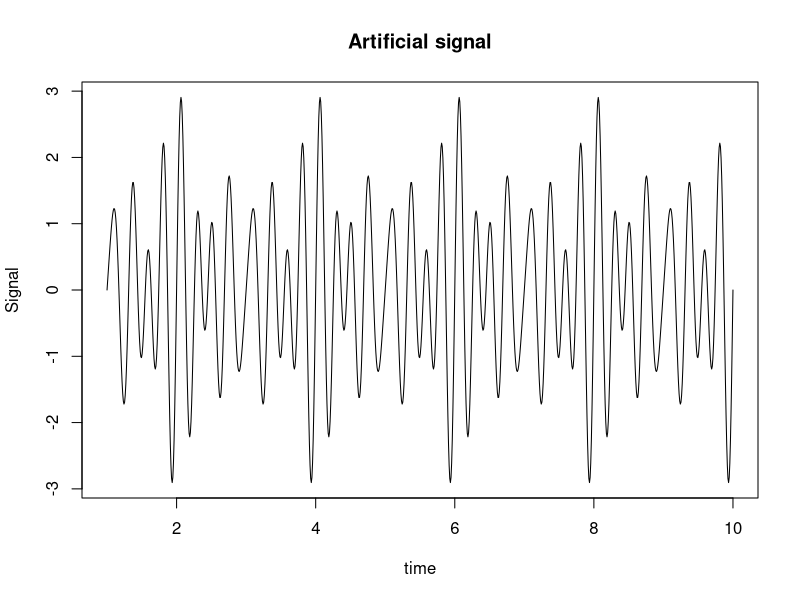
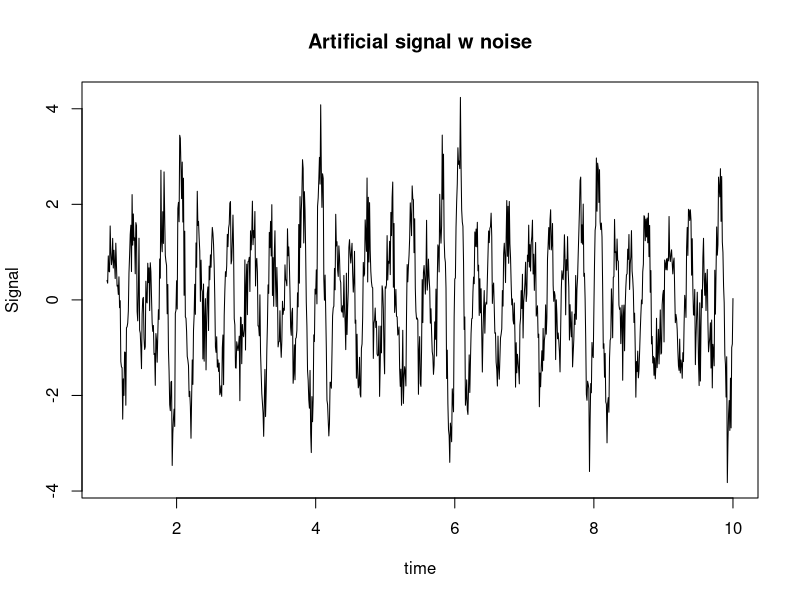
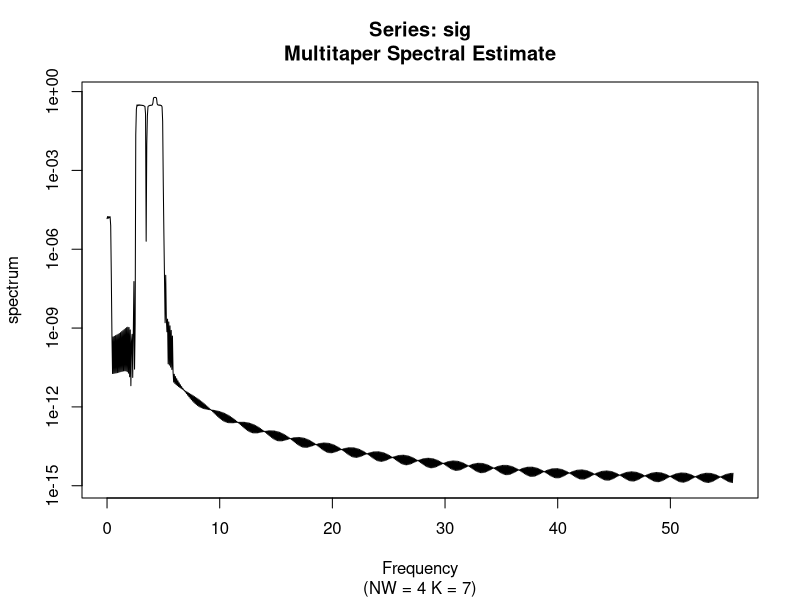
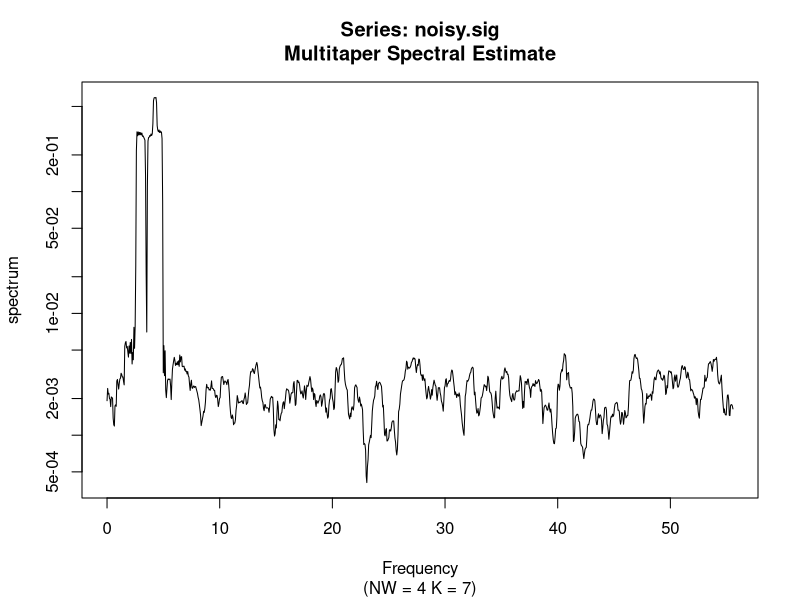
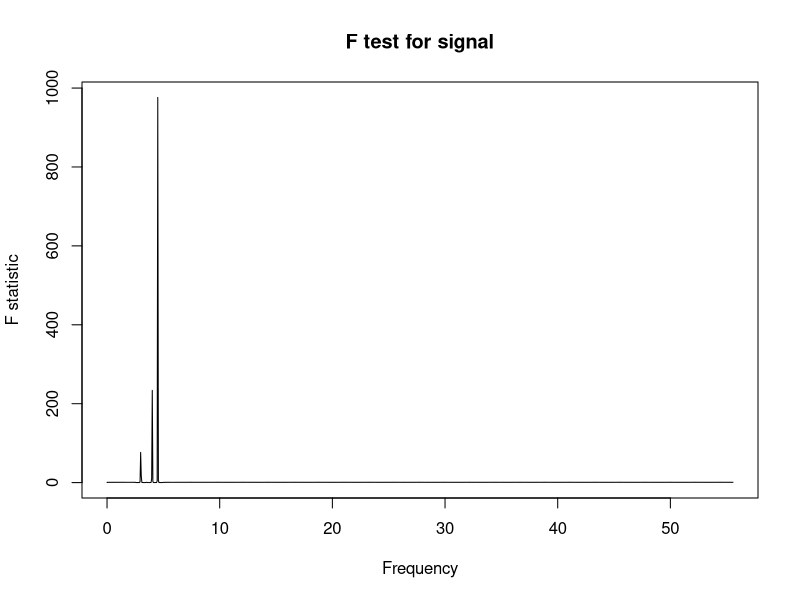
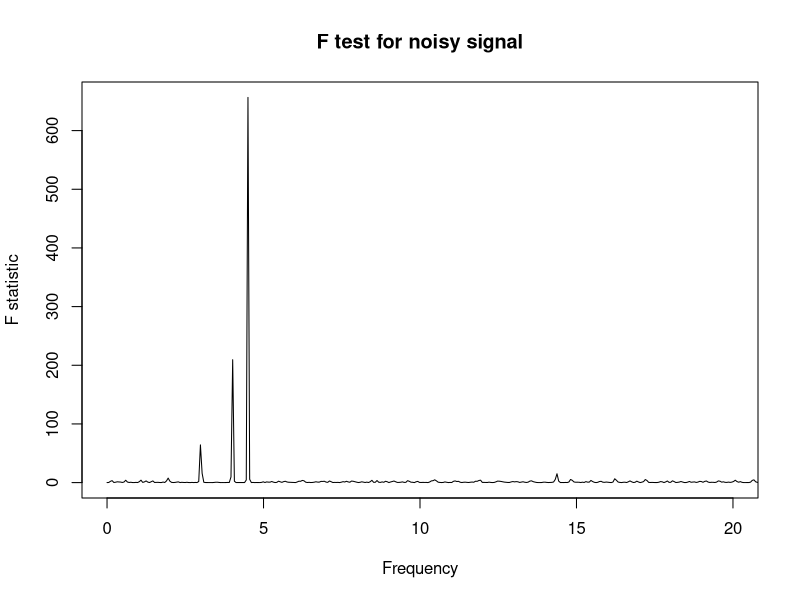

These figures' R source, in order: (Note: this script raises an error after producing the figures.)
## ---- chunk 1
# Required library
library("multitaper")

# Artificial signal with frequencies 3, 4, 4.5 sampled at regular times
t <- seq(1, 10, length.out = 1000)
sig <- sin(2*pi*3*t) + sin(2*pi*4*t) + sin(2*pi*4.5*t)
N <- length(t)
T <- diff(range(t))

# Add noise to signal
noisy.sig <- sig + rnorm(length(sig), mean=0, sd=0.5)
## ---- chunk 2
# Plot signal
plot(t, sig, type='l', xlab = 'time', ylab = 'Signal', main = 'Artificial signal')
plot(t, noisy.sig, type='l', xlab = 'time', ylab = 'Signal', main = 'Artificial signal w noise')
## ---- chunk 3
# Multitaper Spectral Estimate of signal - even sampling
sigMT <- spec.mtm(sig, nw=4.0, k=7, deltat = T/N, Ftest = TRUE)
sigMTnoise <- spec.mtm(noisy.sig, nw=4.0, k=7, deltat = T/N, Ftest = TRUE)

# Plot Ftest statistic
plot(sigMT$freq, sigMT$mtm$Ftest, type = 'l', main = 'F test for signal',
     xlab = 'Frequency', ylab = 'F statistic')
plot(sigMTnoise$freq, sigMTnoise$mtm$Ftest, type = 'l', main = 'F test for noisy signal',
     xlab = 'Frequency', ylab = 'F statistic', xlim = c(0, 20))
## ---- chunk 4
# Multitaper LS Periodogram of signal
sigMTLS <- LSspecMT(t, sig, w = 4.0/N, k = 7, Ftest=TRUE)
sigMTLSnoise <- LSspecMT(t, noisy.sig, w = 4.0/N, k = 7, Ftest=TRUE)

# Plot spectrum and Ftest
plot(sigMTLS, type = 'l', main = 'MTLS for signal')
sigMTLSFtest <- attr(sigMTLS, 'Ftest')
plot(sigMTLS$freq, sigMTLSFtest$F_, type = 'l', main = 'MTLS F test for signal',
     xlab = 'Frequency', ylab = 'F statistic')

# Plot spectrum and Ftest zoomed
plot(sigMTLS, type = 'l', main = 'MTLS (zoomed)', xlim = c(0, 20))
plot(sigMTLS$freq, sigMTLSFtest$F_, type = 'l', main = 'MTLS F test (zoomed)',
     xlab = 'Frequency', ylab = 'F statistic', xlim = c(0, 20))

sigMTLSnoiseFtest <- attr(sigMTLSnoise, 'Ftest')
plot(sigMTLSnoise, type = 'l', main = 'MTLS noisy signal')
# Plot Ftest
plot(sigMTLSnoise$freq, sigMTLSnoiseFtest$F_, type = 'l', main = 'MTLS F test noisy signal',
     xlab = 'Frequency', ylab = 'F statistic')
## ---- chunk 5
# Non-uniform discrete fourier transform
sigNUMT <- NUspecMT(t, sig, w = 4.0/N, k = 7, Ftest = TRUE)

# Plot NUDFT periodogram and Ftest
plot(sigNUMT, type = 'l', main = 'NUMT for signal')
# Plot Ftest
sigNUMTFtest <- attr(sigNUMT, 'Ftest')
plot(sigNUMT$freq, sigNUMTFtest$F_, type = 'l', main = 'NUMT F test for signal',
     xlab = 'Frequency', ylab = 'F statistic')

# Plot NUDFT periodogram
plot(sigNUMT, type = 'l', main = 'NUMT (zoomed)', xlim = c(0, 20))
# Plot Ftest
plot(sigNUMT$freq, sigNUMTFtest$F_, type = 'l', main = 'NUMT F test (zoomed)',
     xlab = 'Frequency', ylab = 'F statistic', xlim = c(0, 20))
## ---- chunk 6
# Willamete dataset
data(willamette)
t <- seq(1, 100, length.out = length(willamette))
N <- length(t)
T <- diff(range(t))

# Plot signal
plot(t, willamette, type='l', main = 'Willamete data', ylab = 'Signal')
## ---- chunk 7
# Multitaper spectral estimate
willMT <- spec.mtm(willamette, nw=4.0, k=7, deltat=T/N, Ftest = TRUE)
plot(willMT$freq, willMT$mtm$Ftest, type = 'l', main = 'MTM F test',
     xlab = 'Frequency', ylab = 'F statistic')

# MTLS
willMTLS <- LSspecMT(t, willamette, w= 4.0/N, k = 7)
plot(willMTLS, type = 'l', main = 'MTLS Periodogram')
willMTLSFtest <- attr(willMTLS, 'Ftest')
plot(willMTLS$freq, willMTLSFtest$F_, type = 'l', main = 'MTLS F test',
     xlab = 'Frequency', ylab = 'F statistic')

# NUDFT
willNMT <- NUspecMT(t, willamette, w = 4.0/N, k = 7, Ftest = TRUE)
plot(willNMT, type = 'l', main = 'NUMT Periodogram')
willNMTFtest <- attr(willNMT, 'Ftest')
plot(willNMT$freq, willNMTFtest$F_, type = 'l', main = 'NUMT F test',
     xlab = 'Frequency', ylab = 'F statistic')
